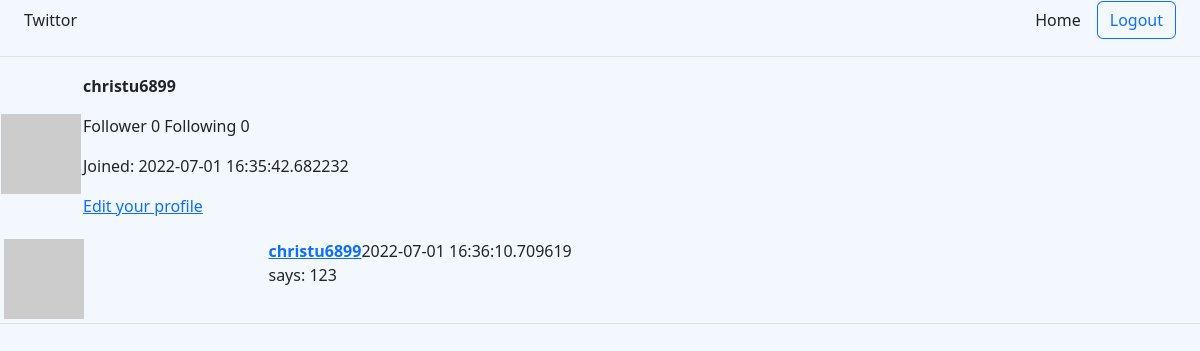
The app's page /christu6899 (signed in), older data.
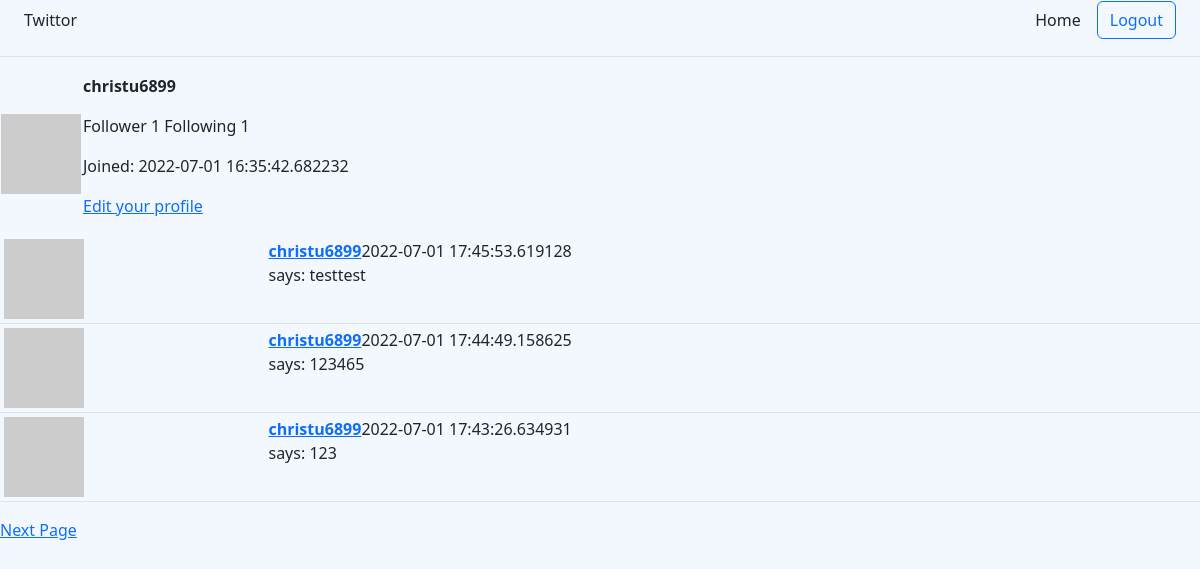
The same page, newer data.
### twittor/models/user.py (models this page shows, shortened)
class User(UserMixin,db.Model):
    id = db.Column(db.Integer,primary_key=True)
    username = db.Column(db.String(64),unique=True, index=True)
    email = db.Column(db.String(64),unique=True, index=True)
    password_hash = db.Column(db.String(128))
    about_me = db.Column(db.String(140))
    create_time = db.Column(db.DateTime, default=datetime.utcnow)
    tweet = db.relationship('Tweet', backref='author', lazy='dynamic')
    followed = db.relationship(
        'User', secondary=followers,
        primaryjoin=(followers.c.follower_id == id),
        secondaryjoin=(followers.c.followed_id ==id),
        backref=db.backref('followers', lazy='dynamic'), lazy='dynamic'
    )
    def avatar(self, size=80):
        md5_digest = md5(self.email.lower().encode('utf-8')).hexdigest()
        return 'https://www.gravatar.com/avatar/{}?d=identicon&s={}'.format(
            md5_digest,size
        )

### twittor/models/tweet.py (models this page shows, shortened)
class Tweet(db.Model):
    id = db.Column(db.Integer,primary_key=True)
    body = db.Column(db.String(140))
    create_time = db.Column(db.DateTime, default=datetime.utcnow)
    user_id = db.Column(db.Integer,db.ForeignKey('user.id'))

### twittor/route.py (the view, shortened to what this page needs)
@login_required
def user(username):
    u =User.query.filter_by(username=username).first()
    if u is None:
        return abort(404)
    page_num = int(request.args.get('page') or 1)
    tweets = u.tweet.order_by(Tweet.create_time.desc()).paginate(
        page=page_num,per_page=current_app.config['TWEET_PER_PAGE'],
        error_out=False)
    next_url = url_for(
        'profile',username=username,page=tweets.next_num) if tweets.has_next else None
    prev_url = url_for(
        'profile',username=username,page=tweets.prev_num) if tweets.has_prev else None
    return render_template('user.html',title='Profile',tweets=tweets.items,user=u,next_url=next_url,prev_url=prev_url)

### twittor/models/user.py (called while the page is built)
@login_manager.user_loader
def load_user(id):
    return User.query.get(int(id))

### twittor/templates/user.html (shortened to what this page needs)
{% extends "base.html" %}
{% block content %}
    <table>
        <tr>
            <td><img src="{{ user.avatar(200) }}" alt=""></td>
            <td>
                <p>
                    <b>{{ user.username }}</b>
                    <p>
                        Follower {{user.followers.count()}} Following {{user.followed.count()}}
                    </p>
                </p>
                {% if user.create_time %}
                <p>Joined: {{ user.create_time }}</p>
                {% endif %}
                {% if user == current_user %}
                <p><a href="{{ url_for('edit_profile') }}">Edit your profile</a></p>
                {% endif %}
            </td>
        </tr>
    </table>
    {% include '_tweets.html' %}
    {% if next_url %}
    <a href="{{ next_url }}">Next Page</a>
    {% endif %}
{% endblock%}

### twittor/templates/base.html (shortened to what this page needs)
<!DOCTYPE html>
<html lang="en">
<head>
    <link href="https://cdn.jsdelivr.net/npm/bootstrap@5.2.0-beta1/dist/css/bootstrap.min.css" rel="stylesheet">
</head>
<body style="background-color: #f3f8ff;">
    <div class="sticky-top d-flex flex-column flex-md-row align-items-center pb-3 px-md-4 mb-3 border-bottom">
        <a href="{{ url_for('index')}}" class="d-flex align-items-center text-dark text-decoration-none">Twittor</a>
        <nav class="d-inline-flex mt-2 mt-md-0 ms-md-auto">
            <a class="me-3 py-2 text-dark text-decoration-none" href="{{url_for('index')}}">Home</a>
        </nav>
        {% if current_user.is_anonymous %}
        <a class="btn btn-outline-primary" href="{{url_for('login')}}">Login</a>
        {% else %}
        <a class="btn btn-outline-primary" href="{{url_for('logout')}}">Logout</a>
        {% endif %}
    </div>
    {% block content %} {% endblock %}
</body>
</html>

### twittor/templates/_tweets.html
<table class="table table-hover table-sm">
    {% for tweet in tweets %}
    <tr valign="top">
        <td><img src="{{ tweet.author.avatar(48) }}" alt=""></td>
        <td>
            <a href="/{{tweet.author.username}}"><b>{{tweet.author.username}}</b></a>{{tweet.create_time}}<br>
            says: {{tweet.body}}
        </td>
    </tr>
    {% endfor %}
</table>

Row changes from the older to the newer data that the page shows:
no longer on this page (row unchanged): Tweet: author.username "christu6899", create_time "2022-07-01 16:36:10.709619", body "123"
added Tweet: author.username "christu6899", create_time "2022-07-01 17:45:53.619128", body "testtest"
added Tweet: author.username "christu6899", create_time "2022-07-01 17:44:49.158625", body "123465"
added Tweet: author.username "christu6899", create_time "2022-07-01 17:43:26.634931", body "123"
Text that changed along with them:
{{ user.followers.count() }}: "0" → "1"
{{ user.followed.count() }}: "0" → "1"
text now shown: "Next Page"
